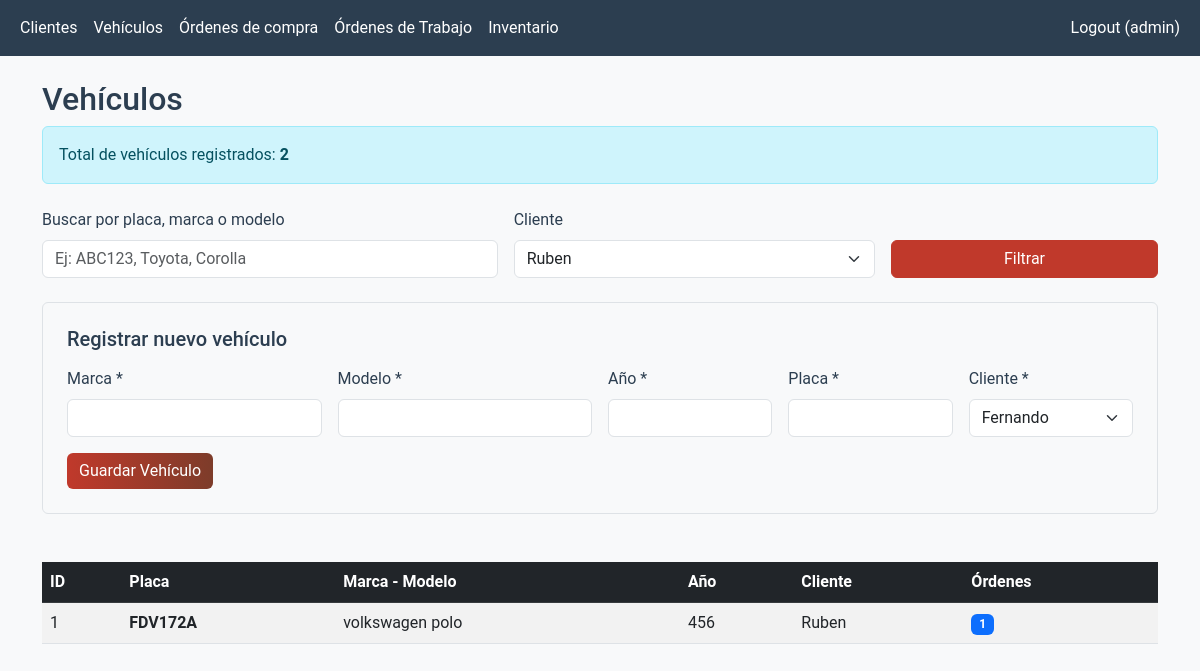
Screenshot of /vehiculos?cliente_id=1 (signed in) with the database file from the repository.
### models.py (models this page shows, shortened)
class User(db.Model, UserMixin):
    id = db.Column(db.Integer, primary_key=True)
    username = db.Column(db.String(50), unique=True, nullable=False)
    password_hash = db.Column(db.String(128), nullable=False)

class Vehiculo(db.Model):
    id = db.Column(db.Integer, primary_key=True)
    marca = db.Column(db.String(50), nullable=False)
    modelo = db.Column(db.String(50), nullable=False)
    ano = db.Column(db.Integer, nullable=False)
    placa = db.Column(db.String(20), unique=True, nullable=False)
    kms_actual = db.Column(db.Integer)
    cliente_id = db.Column(db.Integer, db.ForeignKey('cliente.id'), nullable=False)
    ordenes_trabajo = db.relationship('OrdenTrabajo', backref='vehiculo', lazy=True, cascade="all, delete-orphan")

class Cliente(db.Model):
    id = db.Column(db.Integer, primary_key=True)
    nombre = db.Column(db.String(100), nullable=False)
    telefono = db.Column(db.String(20))
    email = db.Column(db.String(100))
    vehiculos = db.relationship('Vehiculo', backref='cliente', lazy=True)

### app.py (the view, shortened to what this page needs)
@app.route('/vehiculos', methods=['GET', 'POST'])
@login_required
def vehiculos():
    page = request.args.get('page', 1, type=int)
    busqueda = request.args.get('busqueda', '').strip()
    filtro_cliente = request.args.get('cliente_id', 'todos')
    query = Vehiculo.query
    if filtro_cliente != 'todos':
        try:
            cliente_id = int(filtro_cliente)
            query = query.filter(Vehiculo.cliente_id == cliente_id)
        except ValueError:
            pass
    query = query.order_by(Vehiculo.placa.asc())
    paginacion = query.paginate(page=page, per_page=20, error_out=False)
    vehiculos_lista = paginacion.items
    clientes = Cliente.query.order_by(Cliente.nombre.asc()).all()
    total_vehiculos = Vehiculo.query.count()
    return render_template('vehiculos.html',
                           vehiculos=vehiculos_lista,
                           paginacion=paginacion,
                           busqueda=busqueda,
                           clientes=clientes,
                           filtro_cliente=filtro_cliente,
                           total_vehiculos=total_vehiculos)

### app.py (called while the page is built)
@login_manager.user_loader
def load_user(user_id):
    return User.query.get(int(user_id))

def get_dashboard_counts():
    from models import OrdenTrabajo, Inventario
    pendientes = OrdenTrabajo.query.filter_by(estado='Pendiente').count()
    en_progreso = OrdenTrabajo.query.filter_by(estado='En progreso').count()
    critico_stock = Inventario.query.filter(Inventario.cantidad <= 5).count()
    return {
        'pendientes': pendientes,
        'en_progreso': en_progreso,
        'critico_stock': critico_stock
    }

@app.context_processor
def inject_dashboard_counts():
    return dict(dashboard_counts=get_dashboard_counts())

### templates/vehiculos.html (shortened to what this page needs)
{% extends 'base.html' %}
{% block content %}
<h2>Vehículos</h2>
<div class="alert alert-info mb-4">
    Total de vehículos registrados: <strong>{{ total_vehiculos }}</strong>
</div>
<form method="GET" class="mb-4">
    <div class="row g-3">
        <div class="col-md-5">
            <label for="busqueda" class="form-label">Buscar por placa, marca o modelo</label>
            <input type="text" class="form-control" id="busqueda" name="busqueda" value="{{ busqueda }}" placeholder="Ej: ABC123, Toyota, Corolla">
        </div>
        <div class="col-md-4">
            <label for="cliente_id" class="form-label">Cliente</label>
            <select class="form-select" id="cliente_id" name="cliente_id">
                {% for cliente in clientes %}
                <option value="{{ cliente.id }}" {% if filtro_cliente == cliente.id|string %}selected{% endif %}>
                    {{ cliente.nombre }}
                </option>
                {% endfor %}
            </select>
        </div>
        <div class="col-md-3 d-flex align-items-end">
            <button type="submit" class="btn btn-primary w-100">Filtrar</button>
        </div>
    </div>
</form>
<form method="POST" class="mb-5 border p-4 rounded bg-light">
    <h5 class="mb-3">Registrar nuevo vehículo</h5>
    <div class="row g-3">
        <div class="col-md-3">
            <label for="marca" class="form-label">Marca *</label>
            <input type="text" class="form-control" id="marca" name="marca" required>
        </div>
        <div class="col-md-3">
            <label for="modelo" class="form-label">Modelo *</label>
            <input type="text" class="form-control" id="modelo" name="modelo" required>
        </div>
        <div class="col-md-2">
            <label for="ano" class="form-label">Año *</label>
            <input type="number" class="form-control" id="ano" name="ano" required>
        </div>
        <div class="col-md-2">
            <label for="placa" class="form-label">Placa *</label>
            <input type="text" class="form-control" id="placa" name="placa" required>
        </div>
        <div class="col-md-2">
            <label for="cliente_id" class="form-label">Cliente *</label>
            <select class="form-select" id="cliente_id" name="cliente_id" required>
                {% for cliente in clientes %}
                <option value="{{ cliente.id }}">{{ cliente.nombre }}</option>
                {% endfor %}
            </select>
        </div>
    </div>
    <div class="mt-3">
        <button type="submit" class="btn btn-success">Guardar Vehículo</button>
    </div>
</form>
<div class="table-responsive">
    <table class="table table-striped table-hover">
        <thead class="table-dark">
            <tr>
                <th>ID</th>
                <th>Placa</th>
                <th>Marca - Modelo</th>
                <th>Año</th>
                <th>Cliente</th>
                <th>Órdenes</th>
            </tr>
        </thead>
        <tbody>
            {% for vehiculo in vehiculos %}
            <tr>
                <td>{{ vehiculo.id }}</td>
                <td><strong>{{ vehiculo.placa }}</strong></td>
                <td>{{ vehiculo.marca }} {{ vehiculo.modelo }}</td>
                <td>{{ vehiculo.ano }}</td>
                <td>{{ vehiculo.cliente.nombre }}</td>
                <td>
                    {% if vehiculo.ordenes_trabajo %}
                        <span class="badge bg-primary">{{ vehiculo.ordenes_trabajo|length }}</span>
                    {% else %}
                        <span class="badge bg-secondary">0</span>
                    {% endif %}
                </td>
            </tr>
            {% else %}
            <tr><td colspan="6" class="text-center py-4">No hay vehículos que coincidan con los filtros</td></tr>
            {% endfor %}
        </tbody>
    </table>
</div>
{% endblock %}

### templates/base.html (shortened to what this page needs)
<!DOCTYPE html>
<html lang="es">
<head>
    <link href="https://cdn.jsdelivr.net/npm/bootstrap@5.3.0/dist/css/bootstrap.min.css" rel="stylesheet">
    <link rel="stylesheet" href="{{ url_for('static', filename='styles.css') }}">
</head>
<body>
    {% if current_user.is_authenticated %}
        <nav class="navbar navbar-expand-lg navbar-dark bg-dark">
            <div class="container-fluid">
                <div class="collapse navbar-collapse" id="navbarNav">
                    <ul class="navbar-nav me-auto">
                        <li class="nav-item"><a class="nav-link" href="/clientes">Clientes</a></li>
                        <li class="nav-item"><a class="nav-link" href="/vehiculos">Vehículos</a></li>
                        <li class="nav-item"><a class="nav-link" href="/ordenes_compra">Órdenes de compra</a></li>
                        <li class="nav-item"><a class="nav-link" href="/ordenes_servicio">Órdenes de Trabajo</a></li>
                        <li class="nav-item"><a class="nav-link" href="/inventarios">Inventario</a></li>
                    </ul>
                    <ul class="navbar-nav ms-auto">
                        <li class="nav-item"><a class="nav-link" href="{{ url_for('logout') }}">Logout ({{ current_user.username }})</a></li>
                    </ul>
                </div>
            </div>
        </nav>
    {% endif %}
    <div class="container mt-4">
        {% block content %}{% endblock %}
    </div>
</body>
</html>

### static/styles.css (style rules this page uses)
:root { --primary: #003087; --secondary: #c8102e; --accent: #ff8c00; --dark: #212529; --gray: #6c757d; --light: #f8f9fa; --white: #ffffff; }
body { background-color: var(--light); color: var(--dark); font-family: 'Roboto', sans-serif; }
.navbar { background-color: var(--dark) !important; }
.navbar-brand, .nav-link { color: var(--white) !important; }
.btn-primary { background-color: var(--primary); border-color: var(--primary); }
.btn-success { background-color: #198754; }
.table thead { background-color: var(--primary); color: white; }
:root { --primary: #C0392B; --primary-dark: #A93226; --secondary: #7D3C2A; --accent: #E67E22; --success: #27AE60; --warning: #F39C12; --danger: #E74C3C; --dark: #2C3E50; --gray: #6C757D; --light: #F8F9FA; --white: #FFFFFF; }
body { background-color: var(--light); color: var(--dark); }
.btn-login, .btn-danger, .btn-success { background: linear-gradient(90deg, var(--primary), var(--secondary)); border: none; }

### rows the page displays
User: username "admin"
Vehiculo: id "1", placa "FDV172A", marca "volkswagen", modelo "polo", ano "456", cliente.nombre "Ruben", ordenes_trabajo|length "1"

### other values shown
{{ total_vehiculos }} "2"
form field cliente_id "Ruben"
form field cliente_id "Fernando"
